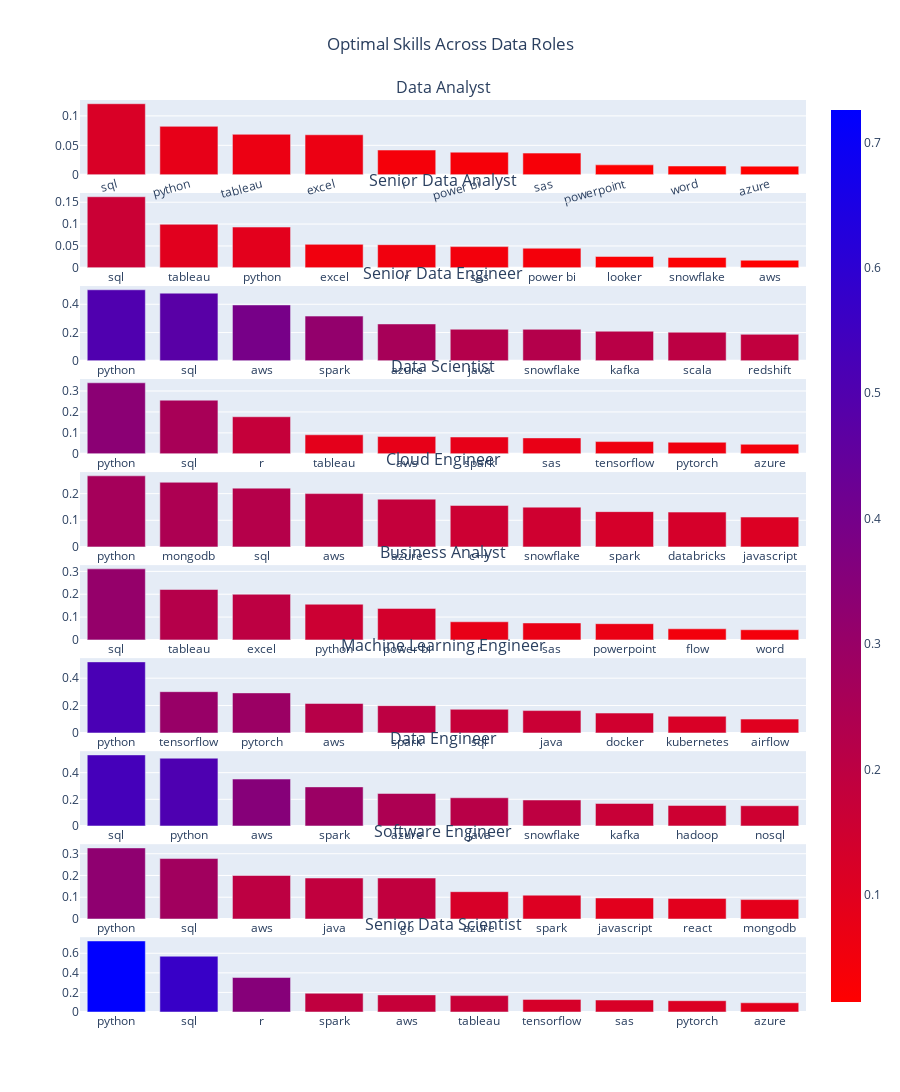

The notebook cell this image was saved under:
### Markdown cell above
# Plotting the most optimal skills
Plot the most optimal skills for data nerds based on the skill multiplier column.

### Code cell
import plotly.graph_objs as go
from plotly.subplots import make_subplots

# Get all unique job titles
all_job_titles = df['job_title'].unique()

# Determine the number of rows for subplots based on the number of job titles
num_rows = len(all_job_titles)

# Create subplots for each job title with adequate spacing
fig = make_subplots(rows=num_rows, cols=1, subplot_titles=all_job_titles, vertical_spacing=0.02)

# Function to create a bar plot for top 10 skills for a given job title
def create_bar_plot(df, job_title, row):
    # Filter and sort the dataframe
    job_df = df[df['job_title'] == job_title].sort_values(by='skill_multiplier', ascending=False).head(10)
    # Create the bar plot
    fig.add_trace(
        go.Bar(
            x=job_df['skill'],
            y=job_df['skill_multiplier'],
            name=job_title,
            hoverinfo='text',
            hovertext=job_df.apply(lambda x: f"Skill: {x['skill']}<br>Median Salary: {x['median_salary']}<br>Salary Count: {x['salary_count']}", axis=1),
            marker=dict(color=job_df['skill_multiplier'], coloraxis='coloraxis')
        ),
        row=row,
        col=1
    )

# Add bar plots to the subplots
for i, job_title in enumerate(all_job_titles, start=1):
    create_bar_plot(df, job_title, i)

# Update layout for a cleaner look with more space between plots
fig.update_layout(
    coloraxis=dict(colorscale='Bluered_r'),
    showlegend=False,
    title_text='Optimal Skills Across Data Roles',
    title_x=0.5,
    height=300 * num_rows,  # Adjust the height based on the number of rows
    xaxis_tickangle=-15
)

# Show the plot
fig.show()

### Figure 1 — Plotly figure (JSON) as saved in the notebook; plotly's stock layout.template omitted (floating-point values rounded to 4 significant figures)
{"data": [{"hoverinfo": "text", "hovertext": ["Skill: sql<br>Median Salary: 92500.0<br>Salary Count: 3083", "Skill: python<br>Median Salary: 98500.0<br>Salary Count: 1840", "Skill: tableau<br>Median Salary: 95000.0<br>Salary Count: 1659", "Skill: excel<br>Median Salary: 84500.0<br>Salary Count: 2143", "Skill: r<br>Median Salary: 92527.5<br>Salary Count: 1073", "Skill: power bi<br>Median Salary: 90000.0<br>Salary Count: 1044", "Skill: sas<br>Median Salary: 90000.0<br>Salary Count: 1000", "Skill: powerpoint<br>Median Salary: 85000.0<br>Salary Count: 524", "Skill: word<br>Median Salary: 80850.0<br>Salary Count: 527", "Skill: azure<br>Median Salary: 100000.0<br>Salary Count: 319"], "marker": {"color": [0.1206, 0.08221, 0.06873, 0.06793, 0.04198, 0.0384, 0.03678, 0.01683, 0.0149, 0.01466], "coloraxis": "coloraxis"}, "name": "Data Analyst", "type": "bar", "x": ["sql", "python", "tableau", "excel", "r", "power bi", "sas", "powerpoint", "word", "azure"], "xaxis": "x", "y": [0.1206, 0.08221, 0.06873, 0.06793, 0.04198, 0.0384, 0.03678, 0.01683, 0.0149, 0.01466], "yaxis": "y"}, {"hoverinfo": "text", "hovertext": ["Skill: sql<br>Median Salary: 111175.0<br>Salary Count: 809", "Skill: tableau<br>Median Salary: 111175.0<br>Salary Count: 496", "Skill: python<br>Median Salary: 111202.0<br>Salary Count: 464", "Skill: excel<br>Median Salary: 102250.0<br>Salary Count: 324", "Skill: r<br>Median Salary: 111175.0<br>Salary Count: 264", "Skill: sas<br>Median Salary: 111175.0<br>Salary Count: 242", "Skill: power bi<br>Median Salary: 110000.0<br>Salary Count: 229", "Skill: looker<br>Median Salary: 111175.0<br>Salary Count: 130", "Skill: snowflake<br>Median Salary: 112500.0<br>Salary Count: 116", "Skill: aws<br>Median Salary: 115000.0<br>Salary Count: 81"], "marker": {"color": [0.1625, 0.09953, 0.09314, 0.05362, 0.05288, 0.04846, 0.04479, 0.02594, 0.02372, 0.01729], "coloraxis": "coloraxis"}, "name": "Senior Data Analyst", "type": "bar", "x": ["sql", "tableau", "python", "excel", "r", "sas", "power bi", "looker", "snowflake", "aws"], "xaxis": "x2", "y": [0.1625, 0.09953, 0.09314, 0.05362, 0.05288, 0.04846, 0.04479, 0.02594, 0.02372, 0.01729], "yaxis": "y2"}, {"hoverinfo": "text", "hovertext": ["Skill: python<br>Median Salary: 147500.0<br>Salary Count: 1155", "Skill: sql<br>Median Salary: 147500.0<br>Salary Count: 1100", "Skill: aws<br>Median Salary: 150000.0<br>Salary Count: 887", "Skill: spark<br>Median Salary: 150000.0<br>Salary Count: 710", "Skill: azure<br>Median Salary: 147500.0<br>Salary Count: 600", "Skill: java<br>Median Salary: 150000.0<br>Salary Count: 502", "Skill: snowflake<br>Median Salary: 150300.0<br>Salary Count: 499", "Skill: kafka<br>Median Salary: 155500.0<br>Salary Count: 447", "Skill: scala<br>Median Salary: 156596.0<br>Salary Count: 428", "Skill: redshift<br>Median Salary: 156596.0<br>Salary Count: 396"], "marker": {"color": [0.5025, 0.4785, 0.3952, 0.3162, 0.2608, 0.2235, 0.2228, 0.2093, 0.2024, 0.1872], "coloraxis": "coloraxis"}, "name": "Senior Data Engineer", "type": "bar", "x": ["python", "sql", "aws", "spark", "azure", "java", "snowflake", "kafka", "scala", "redshift"], "xaxis": "x3", "y": [0.5025, 0.4785, 0.3952, 0.3162, 0.2608, 0.2235, 0.2228, 0.2093, 0.2024, 0.1872], "yaxis": "y3"}, {"hoverinfo": "text", "hovertext": ["Skill: python<br>Median Salary: 130500.0<br>Salary Count: 4312", "Skill: sql<br>Median Salary: 132500.0<br>Salary Count: 3151", "Skill: r<br>Median Salary: 125000.0<br>Salary Count: 2486", "Skill: tableau<br>Median Salary: 125000.0<br>Salary Count: 1278", "Skill: aws<br>Median Salary: 132500.0<br>Salary Count: 1016", "Skill: spark<br>Median Salary: 135259.5<br>Salary Count: 946", "Skill: sas<br>Median Salary: 118080.0<br>Salary Count: 1230", "Skill: tensorflow<br>Median Salary: 140000.0<br>Salary Count: 641", "Skill: pytorch<br>Median Salary: 145238.0<br>Salary Count: 564", "Skill: azure<br>Median Salary: 126650.0<br>Salary Count: 623"], "marker": {"color": [0.3391, 0.2563, 0.1771, 0.09101, 0.08258, 0.08039, 0.07615, 0.05852, 0.05545, 0.04571], "coloraxis": "coloraxis"}, "name": "Data Scientist", "type": "bar", "x": ["python", "sql", "r", "tableau", "aws", "spark", "sas", "tensorflow", "pytorch", "azure"], "xaxis": "x4", "y": [0.3391, 0.2563, 0.1771, 0.09101, 0.08258, 0.08039, 0.07615, 0.05852, 0.05545, 0.04571], "yaxis": "y4"}, {"hoverinfo": "text", "hovertext": ["Skill: python<br>Median Salary: 90000.0<br>Salary Count: 29", "Skill: mongodb<br>Median Salary: 136000.0<br>Salary Count: 14", "Skill: sql<br>Median Salary: 116100.0<br>Salary Count: 16", "Skill: aws<br>Median Salary: 90000.0<br>Salary Count: 22", "Skill: azure<br>Median Salary: 89550.0<br>Salary Count: 20", "Skill: c++<br>Median Salary: 198750.0<br>Salary Count: 6", "Skill: snowflake<br>Median Salary: 136000.0<br>Salary Count: 9", "Skill: spark<br>Median Salary: 116100.0<br>Salary Count: 10", "Skill: databricks<br>Median Salary: 136000.0<br>Salary Count: 8", "Skill: javascript<br>Median Salary: 136000.0<br>Salary Count: 7"], "marker": {"color": [0.2669, 0.2427, 0.2207, 0.2002, 0.1794, 0.1556, 0.1493, 0.1324, 0.1307, 0.112], "coloraxis": "coloraxis"}, "name": "Cloud Engineer", "type": "bar", "x": ["python", "mongodb", "sql", "aws", "azure", "c++", "snowflake", "spark", "databricks", "javascript"], "xaxis": "x5", "y": [0.2669, 0.2427, 0.2207, 0.2002, 0.1794, 0.1556, 0.1493, 0.1324, 0.1307, 0.112], "yaxis": "y5"}, {"hoverinfo": "text", "hovertext": ["Skill: sql<br>Median Salary: 89100.0<br>Salary Count: 312", "Skill: tableau<br>Median Salary: 91800.0<br>Salary Count: 212", "Skill: excel<br>Median Salary: 82500.0<br>Salary Count: 226", "Skill: python<br>Median Salary: 95000.0<br>Salary Count: 143", "Skill: power bi<br>Median Salary: 89100.0<br>Salary Count: 139", "Skill: r<br>Median Salary: 95150.0<br>Salary Count: 73", "Skill: sas<br>Median Salary: 90000.0<br>Salary Count: 74", "Skill: powerpoint<br>Median Salary: 87450.0<br>Salary Count: 74", "Skill: flow<br>Median Salary: 87500.0<br>Salary Count: 51", "Skill: word<br>Median Salary: 82500.0<br>Salary Count: 51"], "marker": {"color": [0.3111, 0.2207, 0.1999, 0.1562, 0.138, 0.07938, 0.07412, 0.07097, 0.04865, 0.04442], "coloraxis": "coloraxis"}, "name": "Business Analyst", "type": "bar", "x": ["sql", "tableau", "excel", "python", "power bi", "r", "sas", "powerpoint", "flow", "word"], "xaxis": "x6", "y": [0.3111, 0.2207, 0.1999, 0.1562, 0.138, 0.07938, 0.07412, 0.07097, 0.04865, 0.04442], "yaxis": "y6"}, {"hoverinfo": "text", "hovertext": ["Skill: python<br>Median Salary: 125000.0<br>Salary Count: 391", "Skill: tensorflow<br>Median Salary: 140904.5<br>Salary Count: 195", "Skill: pytorch<br>Median Salary: 140452.25<br>Salary Count: 190", "Skill: aws<br>Median Salary: 118750.0<br>Salary Count: 174", "Skill: spark<br>Median Salary: 157000.0<br>Salary Count: 113", "Skill: sql<br>Median Salary: 141000.0<br>Salary Count: 112", "Skill: java<br>Median Salary: 141000.0<br>Salary Count: 106", "Skill: docker<br>Median Salary: 125000.0<br>Salary Count: 110", "Skill: kubernetes<br>Median Salary: 128682.0<br>Salary Count: 89", "Skill: airflow<br>Median Salary: 166000.0<br>Salary Count: 54"], "marker": {"color": [0.5191, 0.3015, 0.2925, 0.2151, 0.1993, 0.1726, 0.1633, 0.1451, 0.1217, 0.101], "coloraxis": "coloraxis"}, "name": "Machine Learning Engineer", "type": "bar", "x": ["python", "tensorflow", "pytorch", "aws", "spark", "sql", "java", "docker", "kubernetes", "airflow"], "xaxis": "x7", "y": [0.5191, 0.3015, 0.2925, 0.2151, 0.1993, 0.1726, 0.1633, 0.1451, 0.1217, 0.101], "yaxis": "y7"}, {"hoverinfo": "text", "hovertext": ["Skill: sql<br>Median Salary: 125000.0<br>Salary Count: 3189", "Skill: python<br>Median Salary: 125000.0<br>Salary Count: 3041", "Skill: aws<br>Median Salary: 130000.0<br>Salary Count: 2000", "Skill: spark<br>Median Salary: 135000.0<br>Salary Count: 1587", "Skill: azure<br>Median Salary: 125000.0<br>Salary Count: 1459", "Skill: java<br>Median Salary: 134241.0<br>Salary Count: 1154", "Skill: snowflake<br>Median Salary: 133250.0<br>Salary Count: 1072", "Skill: kafka<br>Median Salary: 140000.0<br>Salary Count: 872", "Skill: hadoop<br>Median Salary: 134241.0<br>Salary Count: 839", "Skill: nosql<br>Median Salary: 135000.0<br>Salary Count: 822"], "marker": {"color": [0.5334, 0.5086, 0.352, 0.2933, 0.2439, 0.2117, 0.1947, 0.1687, 0.1538, 0.1518], "coloraxis": "coloraxis"}, "name": "Data Engineer", "type": "bar", "x": ["sql", "python", "aws", "spark", "azure", "java", "snowflake", "kafka", "hadoop", "nosql"], "xaxis": "x8", "y": [0.5334, 0.5086, 0.352, 0.2933, 0.2439, 0.2117, 0.1947, 0.1687, 0.1538, 0.1518], "yaxis": "y8"}, {"hoverinfo": "text", "hovertext": ["Skill: python<br>Median Salary: 99150.0<br>Salary Count: 204", "Skill: sql<br>Median Salary: 97998.0<br>Salary Count: 178", "Skill: aws<br>Median Salary: 100000.0<br>Salary Count: 123", "Skill: java<br>Median Salary: 99150.0<br>Salary Count: 118", "Skill: go<br>Median Salary: 139608.0<br>Salary Count: 64", "Skill: azure<br>Median Salary: 99150.0<br>Salary Count: 79", "Skill: spark<br>Median Salary: 99150.0<br>Salary Count: 69", "Skill: javascript<br>Median Salary: 99150.0<br>Salary Count: 61", "Skill: react<br>Median Salary: 125000.0<br>Salary Count: 39", "Skill: mongodb<br>Median Salary: 119000.0<br>Salary Count: 40"], "marker": {"color": [0.3267, 0.2779, 0.1999, 0.1883, 0.1882, 0.1255, 0.1094, 0.09657, 0.09463, 0.08914], "coloraxis": "coloraxis"}, "name": "Software Engineer", "type": "bar", "x": ["python", "sql", "aws", "java", "go", "azure", "spark", "javascript", "react", "mongodb"], "xaxis": "x9", "y": [0.3267, 0.2779, 0.1999, 0.1883, 0.1882, 0.1255, 0.1094, 0.09657, 0.09463, 0.08914], "yaxis": "y9"}, {"hoverinfo": "text", "hovertext": ["Skill: python<br>Median Salary: 157500.0<br>Salary Count: 1304", "Skill: sql<br>Median Salary: 157500.0<br>Salary Count: 1024", "Skill: r<br>Median Salary: 150000.0<br>Salary Count: 691", "Skill: spark<br>Median Salary: 157500.0<br>Salary Count: 345", "Skill: aws<br>Median Salary: 152650.0<br>Salary Count: 333", "Skill: tableau<br>Median Salary: 149946.5<br>Salary Count: 329", "Skill: tensorflow<br>Median Salary: 155000.0<br>Salary Count: 239", "Skill: sas<br>Median Salary: 135000.0<br>Salary Count: 294", "Skill: pytorch<br>Median Salary: 157500.0<br>Salary Count: 208", "Skill: azure<br>Median Salary: 143750.0<br>Salary Count: 200"], "marker": {"color": [0.7258, 0.5698, 0.3523, 0.1916, 0.175, 0.1674, 0.1289, 0.1224, 0.1153, 0.09391], "coloraxis": "coloraxis"}, "name": "Senior Data Scientist", "type": "bar", "x": ["python", "sql", "r", "spark", "aws", "tableau", "tensorflow", "sas", "pytorch", "azure"], "xaxis": "x10", "y": [0.7258, 0.5698, 0.3523, 0.1916, 0.175, 0.1674, 0.1289, 0.1224, 0.1153, 0.09391], "yaxis": "y10"}], "layout": {"annotations": [{"font": {"size": 16}, "showarrow": false, "text": "Data Analyst", "x": 0.5, "xanchor": "center", "xref": "paper", "y": 1.0, "yanchor": "bottom", "yref": "paper"}, {"font": {"size": 16}, "showarrow": false, "text": "Senior Data Analyst", "x": 0.5, "xanchor": "center", "xref": "paper", "y": 0.898, "yanchor": "bottom", "yref": "paper"}, {"font": {"size": 16}, "showarrow": false, "text": "Senior Data Engineer", "x": 0.5, "xanchor": "center", "xref": "paper", "y": 0.796, "yanchor": "bottom", "yref": "paper"}, {"font": {"size": 16}, "showarrow": false, "text": "Data Scientist", "x": 0.5, "xanchor": "center", "xref": "paper", "y": 0.694, "yanchor": "bottom", "yref": "paper"}, {"font": {"size": 16}, "showarrow": false, "text": "Cloud Engineer", "x": 0.5, "xanchor": "center", "xref": "paper", "y": 0.592, "yanchor": "bottom", "yref": "paper"}, {"font": {"size": 16}, "showarrow": false, "text": "Business Analyst", "x": 0.5, "xanchor": "center", "xref": "paper", "y": 0.49, "yanchor": "bottom", "yref": "paper"}, {"font": {"size": 16}, "showarrow": false, "text": "Machine Learning Engineer", "x": 0.5, "xanchor": "center", "xref": "paper", "y": 0.388, "yanchor": "bottom", "yref": "paper"}, {"font": {"size": 16}, "showarrow": false, "text": "Data Engineer", "x": 0.5, "xanchor": "center", "xref": "paper", "y": 0.286, "yanchor": "bottom", "yref": "paper"}, {"font": {"size": 16}, "showarrow": false, "text": "Software Engineer", "x": 0.5, "xanchor": "center", "xref": "paper", "y": 0.184, "yanchor": "bottom", "yref": "paper"}, {"font": {"size": 16}, "showarrow": false, "text": "Senior Data Scientist", "x": 0.5, "xanchor": "center", "xref": "paper", "y": 0.082, "yanchor": "bottom", "yref": "paper"}], "coloraxis": {"colorscale": [[0, "rgb(255,0,0)"], [1, "rgb(0,0,255)"]]}, "height": 3000, "showlegend": false, "title": {"text": "Optimal Skills Across Data Roles", "x": 0.5}, "xaxis": {"anchor": "y", "domain": [0, 1], "tickangle": -15}, "xaxis10": {"anchor": "y10", "domain": [0, 1]}, "xaxis2": {"anchor": "y2", "domain": [0, 1]}, "xaxis3": {"anchor": "y3", "domain": [0, 1]}, "xaxis4": {"anchor": "y4", "domain": [0, 1]}, "xaxis5": {"anchor": "y5", "domain": [0, 1]}, "xaxis6": {"anchor": "y6", "domain": [0, 1]}, "xaxis7": {"anchor": "y7", "domain": [0, 1]}, "xaxis8": {"anchor": "y8", "domain": [0, 1]}, "xaxis9": {"anchor": "y9", "domain": [0, 1]}, "yaxis": {"anchor": "x", "domain": [0.918, 1.0]}, "yaxis10": {"anchor": "x10", "domain": [0, 0.082]}, "yaxis2": {"anchor": "x2", "domain": [0.816, 0.898]}, "yaxis3": {"anchor": "x3", "domain": [0.714, 0.796]}, "yaxis4": {"anchor": "x4", "domain": [0.612, 0.694]}, "yaxis5": {"anchor": "x5", "domain": [0.51, 0.592]}, "yaxis6": {"anchor": "x6", "domain": [0.408, 0.49]}, "yaxis7": {"anchor": "x7", "domain": [0.306, 0.388]}, "yaxis8": {"anchor": "x8", "domain": [0.204, 0.286]}, "yaxis9": {"anchor": "x9", "domain": [0.102, 0.184]}}}
